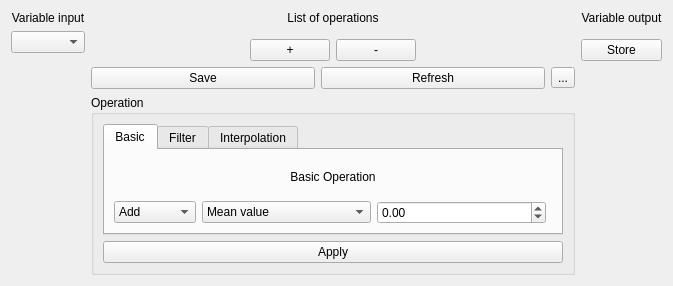
<?xml version="1.0" encoding="UTF-8"?>
<ui version="4.0">
 <class>dataTransformationToolbox</class>
 <widget class="QWidget" name="dataTransformationToolbox">
  <property name="geometry">
   <rect>
    <x>0</x>
    <y>0</y>
    <width>673</width>
    <height>286</height>
   </rect>
  </property>
  <property name="windowTitle">
   <string>Form</string>
  </property>
  <layout class="QHBoxLayout" name="horizontalLayout_5">
   <item>
    <layout class="QGridLayout" name="gridLayout_4">
     <item row="2" column="1">
      <widget class="QGroupBox" name="groupBox">
       <property name="title">
        <string>Operation</string>
       </property>
       <layout class="QVBoxLayout" name="verticalLayout_5">
        <property name="sizeConstraint">
         <enum>QLayout::SetMinimumSize</enum>
        </property>
        <item>
         <widget class="QTabWidget" name="tabWidget">
          <property name="sizePolicy">
           <sizepolicy hsizetype="Minimum" vsizetype="Minimum">
            <horstretch>0</horstretch>
            <verstretch>0</verstretch>
           </sizepolicy>
          </property>
          <property name="currentIndex">
           <number>0</number>
          </property>
          <widget class="QWidget" name="basicOperation_tab">
           <attribute name="title">
            <string>Basic</string>
           </attribute>
           <layout class="QVBoxLayout" name="verticalLayout_4">
            <item>
             <layout class="QGridLayout" name="gridLayout_3">
              <item row="2" column="1">
               <widget class="QComboBox" name="basicOperationPredef_comboBox">
                <property name="sizePolicy">
                 <sizepolicy hsizetype="MinimumExpanding" vsizetype="Fixed">
                  <horstretch>0</horstretch>
                  <verstretch>0</verstretch>
                 </sizepolicy>
                </property>
                <item>
                 <property name="text">
                  <string>Mean value</string>
                 </property>
                </item>
                <item>
                 <property name="text">
                  <string>First value</string>
                 </property>
                </item>
                <item>
                 <property name="text">
                  <string>End value</string>
                 </property>
                </item>
                <item>
                 <property name="text">
                  <string>Min value</string>
                 </property>
                </item>
                <item>
                 <property name="text">
                  <string>Custom value</string>
                 </property>
                </item>
               </widget>
              </item>
              <item row="2" column="0">
               <widget class="QComboBox" name="basicOperationChoice_comboBox">
                <item>
                 <property name="text">
                  <string>Add</string>
                 </property>
                </item>
                <item>
                 <property name="text">
                  <string>Substract</string>
                 </property>
                </item>
                <item>
                 <property name="text">
                  <string>Multiply</string>
                 </property>
                </item>
                <item>
                 <property name="text">
                  <string>Divide</string>
                 </property>
                </item>
               </widget>
              </item>
              <item row="2" column="2">
               <widget class="QDoubleSpinBox" name="basicOperation_doubleSpinBox">
                <property name="sizePolicy">
                 <sizepolicy hsizetype="Expanding" vsizetype="Fixed">
                  <horstretch>0</horstretch>
                  <verstretch>0</verstretch>
                 </sizepolicy>
                </property>
                <property name="keyboardTracking">
                 <bool>false</bool>
                </property>
                <property name="minimum">
                 <double>-10000000.000000000000000</double>
                </property>
                <property name="maximum">
                 <double>10000000.000000000000000</double>
                </property>
               </widget>
              </item>
              <item row="0" column="0" colspan="4">
               <widget class="QLabel" name="label_20">
                <property name="text">
                 <string>Basic Operation</string>
                </property>
                <property name="alignment">
                 <set>Qt::AlignCenter</set>
                </property>
               </widget>
              </item>
             </layout>
            </item>
           </layout>
          </widget>
          <widget class="QWidget" name="filterOperation_tab">
           <attribute name="title">
            <string>Filter</string>
           </attribute>
           <layout class="QHBoxLayout" name="horizontalLayout_3">
            <item>
             <layout class="QGridLayout" name="gridLayout">
              <item row="1" column="6">
               <widget class="QLabel" name="label_10">
                <property name="sizePolicy">
                 <sizepolicy hsizetype="Preferred" vsizetype="Fixed">
                  <horstretch>0</horstretch>
                  <verstretch>0</verstretch>
                 </sizepolicy>
                </property>
                <property name="text">
                 <string>Type</string>
                </property>
                <property name="alignment">
                 <set>Qt::AlignCenter</set>
                </property>
               </widget>
              </item>
              <item row="1" column="1">
               <widget class="QLabel" name="label_4">
                <property name="sizePolicy">
                 <sizepolicy hsizetype="Preferred" vsizetype="Fixed">
                  <horstretch>0</horstretch>
                  <verstretch>0</verstretch>
                 </sizepolicy>
                </property>
                <property name="text">
                 <string>Start</string>
                </property>
                <property name="alignment">
                 <set>Qt::AlignCenter</set>
                </property>
               </widget>
              </item>
              <item row="2" column="2">
               <widget class="QComboBox" name="filterStartBelongTo_comboBox">
                <item>
                 <property name="text">
                  <string>In</string>
                 </property>
                </item>
                <item>
                 <property name="text">
                  <string>Out</string>
                 </property>
                </item>
               </widget>
              </item>
              <item row="2" column="4">
               <widget class="QDoubleSpinBox" name="filterEnd__doubleSpinBox">
                <property name="sizePolicy">
                 <sizepolicy hsizetype="Expanding" vsizetype="Fixed">
                  <horstretch>0</horstretch>
                  <verstretch>0</verstretch>
                 </sizepolicy>
                </property>
                <property name="keyboardTracking">
                 <bool>false</bool>
                </property>
                <property name="minimum">
                 <double>-10000000.000000000000000</double>
                </property>
                <property name="maximum">
                 <double>10000000.000000000000000</double>
                </property>
               </widget>
              </item>
              <item row="2" column="6">
               <widget class="QComboBox" name="filterFlip_comboBox">
                <property name="sizePolicy">
                 <sizepolicy hsizetype="MinimumExpanding" vsizetype="Fixed">
                  <horstretch>0</horstretch>
                  <verstretch>0</verstretch>
                 </sizepolicy>
                </property>
                <item>
                 <property name="text">
                  <string>Within edges</string>
                 </property>
                </item>
                <item>
                 <property name="text">
                  <string>Outside edges</string>
                 </property>
                </item>
               </widget>
              </item>
              <item row="1" column="4">
               <widget class="QLabel" name="label_7">
                <property name="sizePolicy">
                 <sizepolicy hsizetype="Preferred" vsizetype="Fixed">
                  <horstretch>0</horstretch>
                  <verstretch>0</verstretch>
                 </sizepolicy>
                </property>
                <property name="text">
                 <string>End</string>
                </property>
                <property name="alignment">
                 <set>Qt::AlignCenter</set>
                </property>
               </widget>
              </item>
              <item row="2" column="3">
               <widget class="QLabel" name="label_2">
                <property name="sizePolicy">
                 <sizepolicy hsizetype="Preferred" vsizetype="Fixed">
                  <horstretch>0</horstretch>
                  <verstretch>0</verstretch>
                 </sizepolicy>
                </property>
                <property name="text">
                 <string>-</string>
                </property>
               </widget>
              </item>
              <item row="2" column="1">
               <widget class="QDoubleSpinBox" name="filterStart_doubleSpinBox">
                <property name="sizePolicy">
                 <sizepolicy hsizetype="Expanding" vsizetype="Fixed">
                  <horstretch>0</horstretch>
                  <verstretch>0</verstretch>
                 </sizepolicy>
                </property>
                <property name="inputMethodHints">
                 <set>Qt::ImhFormattedNumbersOnly</set>
                </property>
                <property name="keyboardTracking">
                 <bool>false</bool>
                </property>
                <property name="prefix">
                 <string/>
                </property>
                <property name="suffix">
                 <string/>
                </property>
                <property name="minimum">
                 <double>-10000000.000000000000000</double>
                </property>
                <property name="maximum">
                 <double>10000000.000000000000000</double>
                </property>
               </widget>
              </item>
              <item row="2" column="5">
               <widget class="QComboBox" name="filterEndBelongTo_comboBox">
                <item>
                 <property name="text">
                  <string>In</string>
                 </property>
                </item>
                <item>
                 <property name="text">
                  <string>Out</string>
                 </property>
                </item>
               </widget>
              </item>
              <item row="0" column="1" colspan="7">
               <widget class="QLabel" name="label">
                <property name="sizePolicy">
                 <sizepolicy hsizetype="Preferred" vsizetype="Fixed">
                  <horstretch>0</horstretch>
                  <verstretch>0</verstretch>
                 </sizepolicy>
                </property>
                <property name="text">
                 <string>Filter</string>
                </property>
                <property name="alignment">
                 <set>Qt::AlignCenter</set>
                </property>
               </widget>
              </item>
             </layout>
            </item>
           </layout>
          </widget>
          <widget class="QWidget" name="interpolationOperation_tab">
           <attribute name="title">
            <string>Interpolation</string>
           </attribute>
           <layout class="QHBoxLayout" name="horizontalLayout_4">
            <item>
             <layout class="QGridLayout" name="gridLayout_2">
              <item row="0" column="0" colspan="3">
               <widget class="QLabel" name="label_3">
                <property name="sizePolicy">
                 <sizepolicy hsizetype="Preferred" vsizetype="Fixed">
                  <horstretch>0</horstretch>
                  <verstretch>0</verstretch>
                 </sizepolicy>
                </property>
                <property name="text">
                 <string>Interpolation</string>
                </property>
                <property name="alignment">
                 <set>Qt::AlignCenter</set>
                </property>
               </widget>
              </item>
              <item row="1" column="0">
               <widget class="QLabel" name="label_8">
                <property name="sizePolicy">
                 <sizepolicy hsizetype="Preferred" vsizetype="Fixed">
                  <horstretch>0</horstretch>
                  <verstretch>0</verstretch>
                 </sizepolicy>
                </property>
                <property name="text">
                 <string>Type</string>
                </property>
                <property name="alignment">
                 <set>Qt::AlignCenter</set>
                </property>
               </widget>
              </item>
              <item row="1" column="1">
               <widget class="QLabel" name="label_6">
                <property name="sizePolicy">
                 <sizepolicy hsizetype="Preferred" vsizetype="Fixed">
                  <horstretch>0</horstretch>
                  <verstretch>0</verstretch>
                 </sizepolicy>
                </property>
                <property name="text">
                 <string>Number of points</string>
                </property>
                <property name="alignment">
                 <set>Qt::AlignCenter</set>
                </property>
               </widget>
              </item>
              <item row="2" column="1">
               <widget class="QSpinBox" name="interpolationNumberOfPoints_spinBox">
                <property name="sizePolicy">
                 <sizepolicy hsizetype="Expanding" vsizetype="Fixed">
                  <horstretch>0</horstretch>
                  <verstretch>0</verstretch>
                 </sizepolicy>
                </property>
                <property name="keyboardTracking">
                 <bool>false</bool>
                </property>
                <property name="maximum">
                 <number>10000000</number>
                </property>
               </widget>
              </item>
              <item row="2" column="0">
               <widget class="QComboBox" name="interpolationType_comboBox">
                <property name="sizePolicy">
                 <sizepolicy hsizetype="Expanding" vsizetype="Fixed">
                  <horstretch>0</horstretch>
                  <verstretch>0</verstretch>
                 </sizepolicy>
                </property>
                <item>
                 <property name="text">
                  <string>Linear</string>
                 </property>
                </item>
                <item>
                 <property name="text">
                  <string>Cubic</string>
                 </property>
                </item>
                <item>
                 <property name="text">
                  <string>Custom axis</string>
                 </property>
                </item>
               </widget>
              </item>
             </layout>
            </item>
           </layout>
          </widget>
         </widget>
        </item>
        <item>
         <widget class="QPushButton" name="makeOperation_pushButton">
          <property name="text">
           <string>Apply</string>
          </property>
         </widget>
        </item>
       </layout>
      </widget>
     </item>
     <item row="0" column="0">
      <layout class="QVBoxLayout" name="verticalLayout_2">
       <item>
        <widget class="QLabel" name="label_5">
         <property name="sizePolicy">
          <sizepolicy hsizetype="Preferred" vsizetype="Fixed">
           <horstretch>0</horstretch>
           <verstretch>0</verstretch>
          </sizepolicy>
         </property>
         <property name="text">
          <string>Variable input</string>
         </property>
         <property name="alignment">
          <set>Qt::AlignCenter</set>
         </property>
        </widget>
       </item>
       <item>
        <widget class="QComboBox" name="variableInput_comboBox"/>
       </item>
       <item>
        <widget class="ParameterTree" name="variableInput_parameterTree" native="true"/>
       </item>
      </layout>
     </item>
     <item row="0" column="2">
      <layout class="QVBoxLayout" name="verticalLayout">
       <item>
        <widget class="QLabel" name="label_9">
         <property name="sizePolicy">
          <sizepolicy hsizetype="Preferred" vsizetype="Fixed">
           <horstretch>0</horstretch>
           <verstretch>0</verstretch>
          </sizepolicy>
         </property>
         <property name="text">
          <string>Variable output</string>
         </property>
         <property name="alignment">
          <set>Qt::AlignCenter</set>
         </property>
        </widget>
       </item>
       <item>
        <widget class="ParameterTree" name="variableOutput_parameterTree" native="true"/>
       </item>
       <item>
        <widget class="QPushButton" name="storeVariableOutput_pushButton">
         <property name="text">
          <string>Store</string>
         </property>
        </widget>
       </item>
      </layout>
     </item>
     <item row="0" column="1">
      <layout class="QVBoxLayout" name="verticalLayout_3">
       <property name="sizeConstraint">
        <enum>QLayout::SetMaximumSize</enum>
       </property>
       <item>
        <widget class="QLabel" name="label_21">
         <property name="text">
          <string>List of operations</string>
         </property>
         <property name="alignment">
          <set>Qt::AlignCenter</set>
         </property>
        </widget>
       </item>
       <item>
        <widget class="ParameterTree" name="operationList_parameterTree" native="true"/>
       </item>
       <item>
        <layout class="QHBoxLayout" name="horizontalLayout_2">
         <item>
          <spacer name="horizontalSpacer">
           <property name="orientation">
            <enum>Qt::Horizontal</enum>
           </property>
           <property name="sizeHint" stdset="0">
            <size>
             <width>40</width>
             <height>20</height>
            </size>
           </property>
          </spacer>
         </item>
         <item>
          <widget class="QPushButton" name="operactionActionUp_pushButton">
           <property name="text">
            <string>+</string>
           </property>
          </widget>
         </item>
         <item>
          <widget class="QPushButton" name="operactionActionDown_pushButton">
           <property name="text">
            <string>-</string>
           </property>
          </widget>
         </item>
         <item>
          <spacer name="horizontalSpacer_2">
           <property name="orientation">
            <enum>Qt::Horizontal</enum>
           </property>
           <property name="sizeHint" stdset="0">
            <size>
             <width>40</width>
             <height>20</height>
            </size>
           </property>
          </spacer>
         </item>
        </layout>
       </item>
      </layout>
     </item>
     <item row="1" column="1">
      <layout class="QHBoxLayout" name="horizontalLayout">
       <property name="sizeConstraint">
        <enum>QLayout::SetMinimumSize</enum>
       </property>
       <item>
        <widget class="QPushButton" name="saveOperationList_pushButton">
         <property name="text">
          <string>Save</string>
         </property>
        </widget>
       </item>
       <item>
        <widget class="QPushButton" name="refreshOperationList_pushButton">
         <property name="text">
          <string>Refresh</string>
         </property>
        </widget>
       </item>
       <item>
        <widget class="QToolButton" name="operationList_toolButton">
         <property name="text">
          <string>...</string>
         </property>
        </widget>
       </item>
      </layout>
     </item>
    </layout>
   </item>
  </layout>
 </widget>
 <customwidgets>
  <customwidget>
   <class>ParameterTree</class>
   <extends>QWidget</extends>
   <header>pyqtgraph.parametertree</header>
   <container>1</container>
  </customwidget>
 </customwidgets>
 <tabstops>
  <tabstop>variableInput_comboBox</tabstop>
  <tabstop>refreshOperationList_pushButton</tabstop>
  <tabstop>saveOperationList_pushButton</tabstop>
  <tabstop>operationList_toolButton</tabstop>
  <tabstop>storeVariableOutput_pushButton</tabstop>
  <tabstop>basicOperationChoice_comboBox</tabstop>
  <tabstop>basicOperationPredef_comboBox</tabstop>
  <tabstop>basicOperation_doubleSpinBox</tabstop>
  <tabstop>filterStart_doubleSpinBox</tabstop>
  <tabstop>filterEnd__doubleSpinBox</tabstop>
  <tabstop>interpolationType_comboBox</tabstop>
  <tabstop>interpolationNumberOfPoints_spinBox</tabstop>
 </tabstops>
 <resources/>
 <connections/>
</ui>
